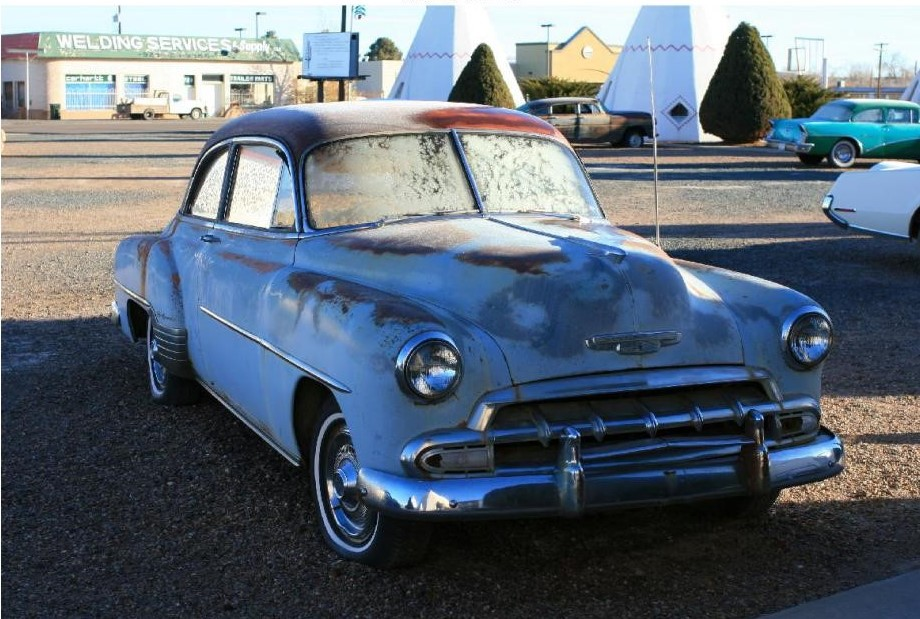
#> input picture task5/data/test.jpg, 920 x 619 px
$ python balance.py
#> lines starting #> are read from the running program, lines starting #| are printed output that depends on the picture
"""
@author: LiShiHang
@software: PyCharm
@file: 5.1.直方图均衡化.py
@time: 2018/12/24 16:02
@desc:
"""
import cv2 # 仅用于读取图像矩阵
import matplotlib.pyplot as plt
import numpy as np

gray_level = 256  # 灰度级


def pixel_probability(img):
    """
    计算像素值出现概率
    :param img:
    :return:
    """
    assert isinstance(img, np.ndarray)

    prob = np.zeros(shape=(256))

    for rv in img:
        for cv in rv:
            prob[cv] += 1

    r, c = img.shape
    prob = prob / (r * c)

    return prob


def probability_to_histogram(img, prob):
    """
    根据像素概率将原始图像直方图均衡化
    :param img:
    :param prob:
    :return: 直方图均衡化后的图像
    """
    prob = np.cumsum(prob)  # 累计概率

    img_map = [int(i * prob[i]) for i in range(256)]  # 像素值映射

   # 像素值替换
    assert isinstance(img, np.ndarray)
    r, c = img.shape
    for ri in range(r):
        for ci in range(c):
            img[ri, ci] = img_map[img[ri, ci]]

    return img


def plot(y, name):
    """
    画直方图，len(y)==gray_level
    :param y: 概率值
    :param name:
    :return:
    """
    plt.figure(num=name)
    plt.bar([i for i in range(gray_level)], y, width=1)


if __name__ == '__main__':

    img = cv2.imread("./data/test.jpg", 0)  # 读取灰度图
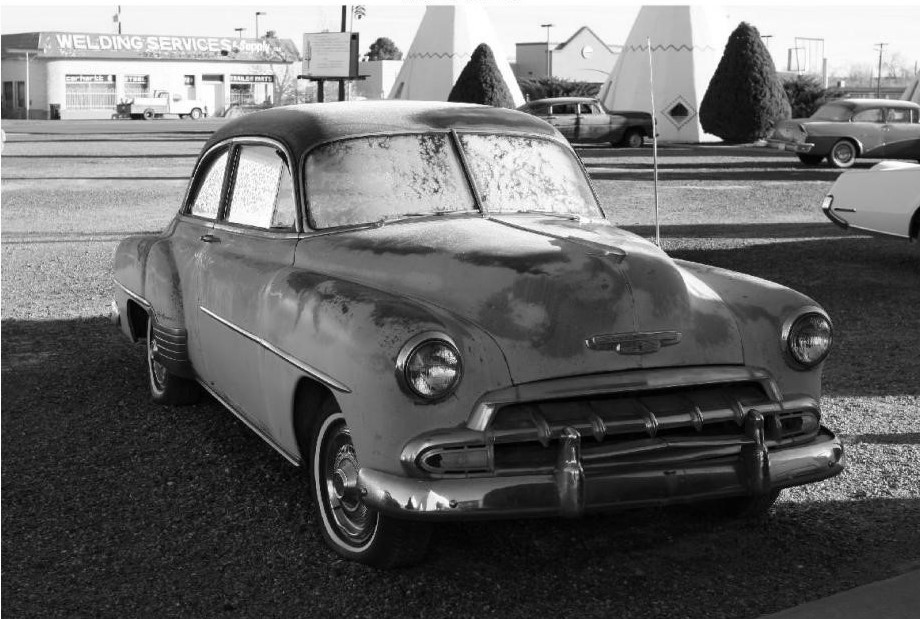
#> img: shape (619, 920); min 0, max 255, mean 103.8

    prob = pixel_probability(img)
#> after the loop in pixel_probability, `for rv in img:`: prob = 256 values, max 6774 at index 249, min 191 at index 0, mean 2224.5
#> in pixel_probability, `prob = prob / (r * c)`: prob = 256 values, max 0.0119 at index 249, min 0.000335 at index 0, mean 0.00391
    plot(prob, "原图直方图")

    # 直方图均衡化
    img = probability_to_histogram(img, prob)
#> in probability_to_histogram, `prob = np.cumsum(prob)`: prob = 256 values from 0.000335 to 1
#> in probability_to_histogram, `img_map = [int(i * prob[i]) for i in range(256)]`: img_map = 256 values from 0 to 254
#> after the loop in probability_to_histogram, `for ri in range(r):`:
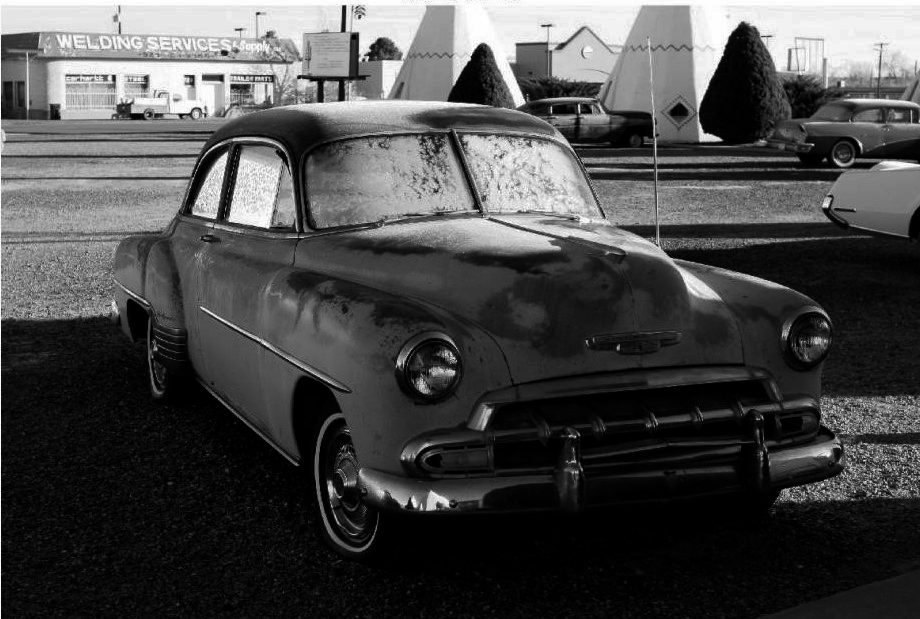
#> img: shape (619, 920); min 0, max 254, mean 73.1
    cv2.imwrite("./data/balance.jpg", img)  # 保存图像

    prob = pixel_probability(img)
#> prob = 256 values, max 0.061 at index 0, min 0 at index 100, mean 0.00391
    plot(prob, "直方图均衡化结果")

    plt.show()
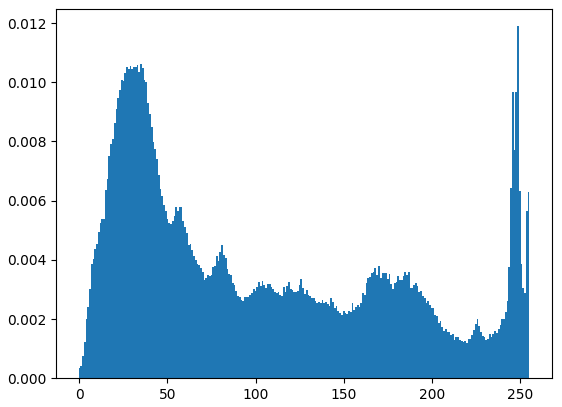
#> figure drawn by matplotlib, 1 panel; tallest bar 0.0119 high, from x = 248.5 to 249.5
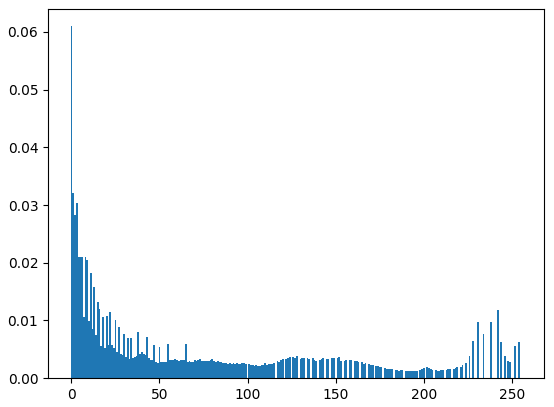
#> figure drawn by matplotlib, 1 panel; tallest bar 0.061 high, from x = -0.5 to 0.5

$ run again, with task5/data/balance1.jpg copied over task5/data/test.jpg
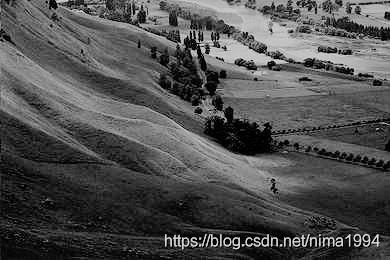
#> input picture task5/data/balance1.jpg, 390 x 260 px
#> img is the input picture: shape (260, 390); min 0, max 224, mean 79.6
#> after the loop in pixel_probability, `for rv in img:`: prob = 256 values, max 1370 at index 39, min 0 at index 225, mean 396.1
#> in pixel_probability, `prob = prob / (r * c)`: prob = 256 values, max 0.0135 at index 39, min 0 at index 225, mean 0.00391
#> in probability_to_histogram, `prob = np.cumsum(prob)`: prob = 256 values from 0.00922 to 1
#> img_map = 256 values from 0 to 254
#> after the loop in probability_to_histogram, `for ri in range(r):`:
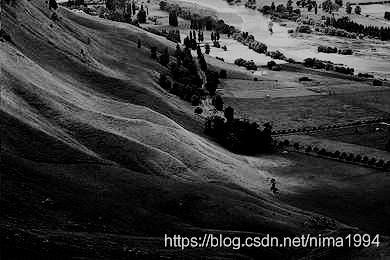
#> img: shape (260, 390); min 0, max 223, mean 54.2
#> `prob = pixel_probability(img)`: prob = 256 values, max 0.0807 at index 0, min 0 at index 43, mean 0.00391
#> `plt.show()`:
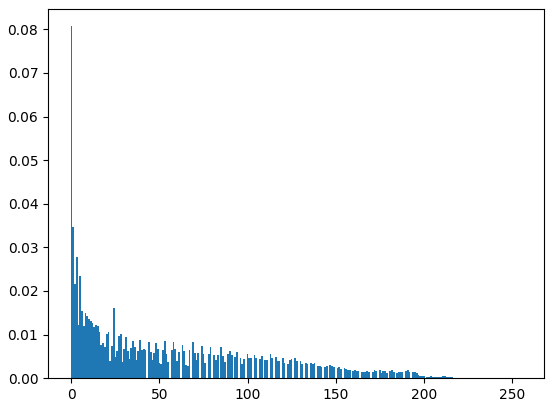
#> figure drawn by matplotlib, 1 panel; tallest bar 0.0807 high, from x = -0.5 to 0.5
